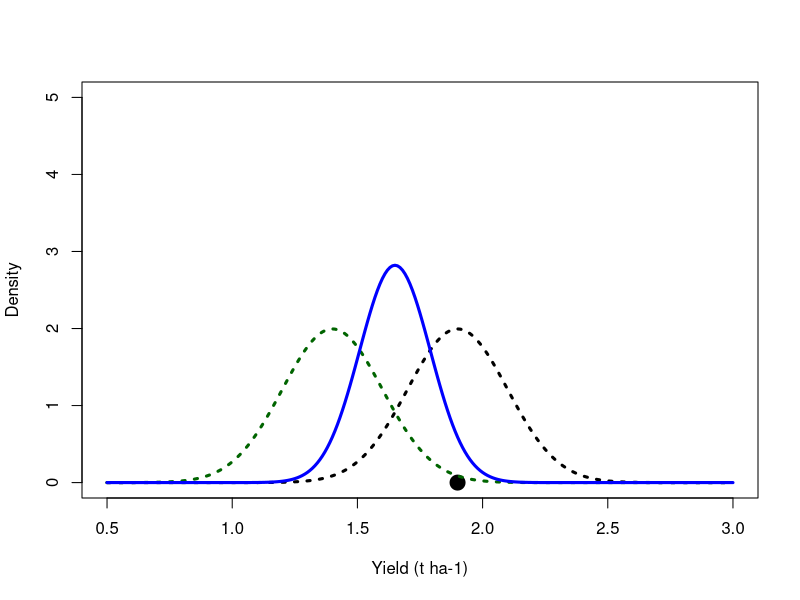
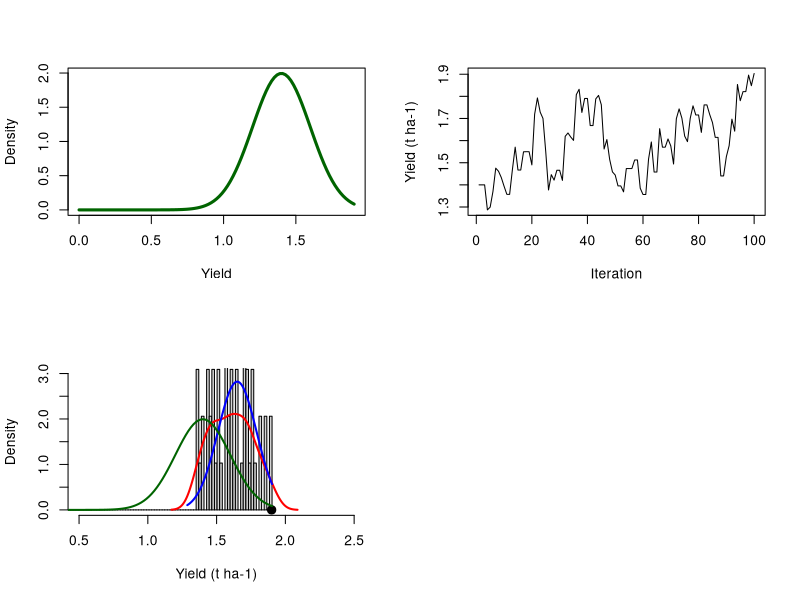

Recreate these plots in R, in order.
####Estimation using a Metropolis-Hastings algorithm####

###Seed used for random sampling###
set.seed(2)

###Number of simulations###
N<-100

###Prior distribution###
mu<-1.4
tau<-0.2

###Data###
Y<-1.9
sigma<-0.2

###True posterior###
B<-tau^2/(tau^2+sigma^2)
Mu_post<-(1-B)*mu + B*Y
V_post<-(1-B)*tau^2

###Initialisation of the parameter chains###
Theta<-1:N
Theta[1]<-mu
Reject<-0

###Graphic of likelihood

plot(seq(0.5,3,by=0.01),dnorm(Y,seq(0.5,3,by=0.01),sigma), xlab="Yield (t ha-1)", ylab="Density",type="l",lwd=3,lty=3,ylim=c(0,5))
points(Y,0,pch=19,cex=2)
lines(seq(0.5,3,by=0.01),dnorm(seq(0.5,3,by=0.01),mu,tau),col="darkgreen",lwd=3,lty=3)
lines(seq(0.5,3,by=0.01),dnorm(seq(0.5,3,by=0.01),Mu_post,sqrt(V_post)),col="blue",lwd=3)

###Computation of the likelihood for the first set of parameter values###
Likeli<-1:N
Likeli[1]<-dnorm(Y,Theta[1],sigma)

###Tuning parameters###
Lambda<-0.1

###Generation of candidate parameter values and test###

for (i in 2:N) {

	Theta.c<-rnorm(1,Theta[i-1],Lambda)

	Likeli[i]<-dnorm(Y,Theta.c,sigma)
	
	Likeli[i]<-max(Likeli[i], 10^(-10))

	Test.i<-log(Likeli[i]) + log(dnorm(Theta.c,mu,tau)) - log(Likeli[i-1]) - log(dnorm(Theta[i-1],mu,tau))

	u<-runif(1,min=0,max=1)
	
	if (Test.i>log(u)) {Theta[i]<-Theta.c}

	if (Test.i<=log(u)) {Theta[i]<-Theta[i-1]
			Reject<-Reject+1
				}			
		}

####Prior####
par(mfrow=c(2,2))

plot(seq(0,max(Theta),by=max(Theta)/100),dnorm(seq(0,max(Theta),by=max(Theta)/100),mu,tau),col="darkgreen",type="l",lwd=3, xlab="Yield", ylab="Density")

###Chains of parameter values
plot(1:N, Theta, xlab="Iteration", ylab="Yield (t ha-1)", type="l",cex=2)

###Posterior distribution###
hist(Theta[(N/2):N],labels=F,xlab="Yield (t ha-1)",main=" ",freq=F,cex=2,xlim=c(0.5, 2.5), ylim=c(0,3),breaks=seq(0,max(Theta[(N/2):N]),by=max(Theta[(N/2):N])/100))
points(Y,0,pch=20,cex=2)
lines(density(Theta[(N/2):N]),col="red", lwd=2)
lines(seq(min(Theta),max(Theta),by=(max(Theta)-min(Theta))/100),dnorm(seq(min(Theta),max(Theta),by=(max(Theta)-min(Theta))/100),Mu_post,sqrt(V_post)),col="blue",lwd=2)
lines(seq(0,max(Theta),by=max(Theta)/100),dnorm(seq(0,max(Theta),by=max(Theta)/100),mu,tau),col="darkgreen",lwd=2)

print("Posterior mean:")	
print(mean(Theta[1:(N/2)]))
print("Posterior variance:")
print(var(Theta[1:(N/2)]))
print("Acceptance rate (%):")
print(100*(N-Reject)/N)		




